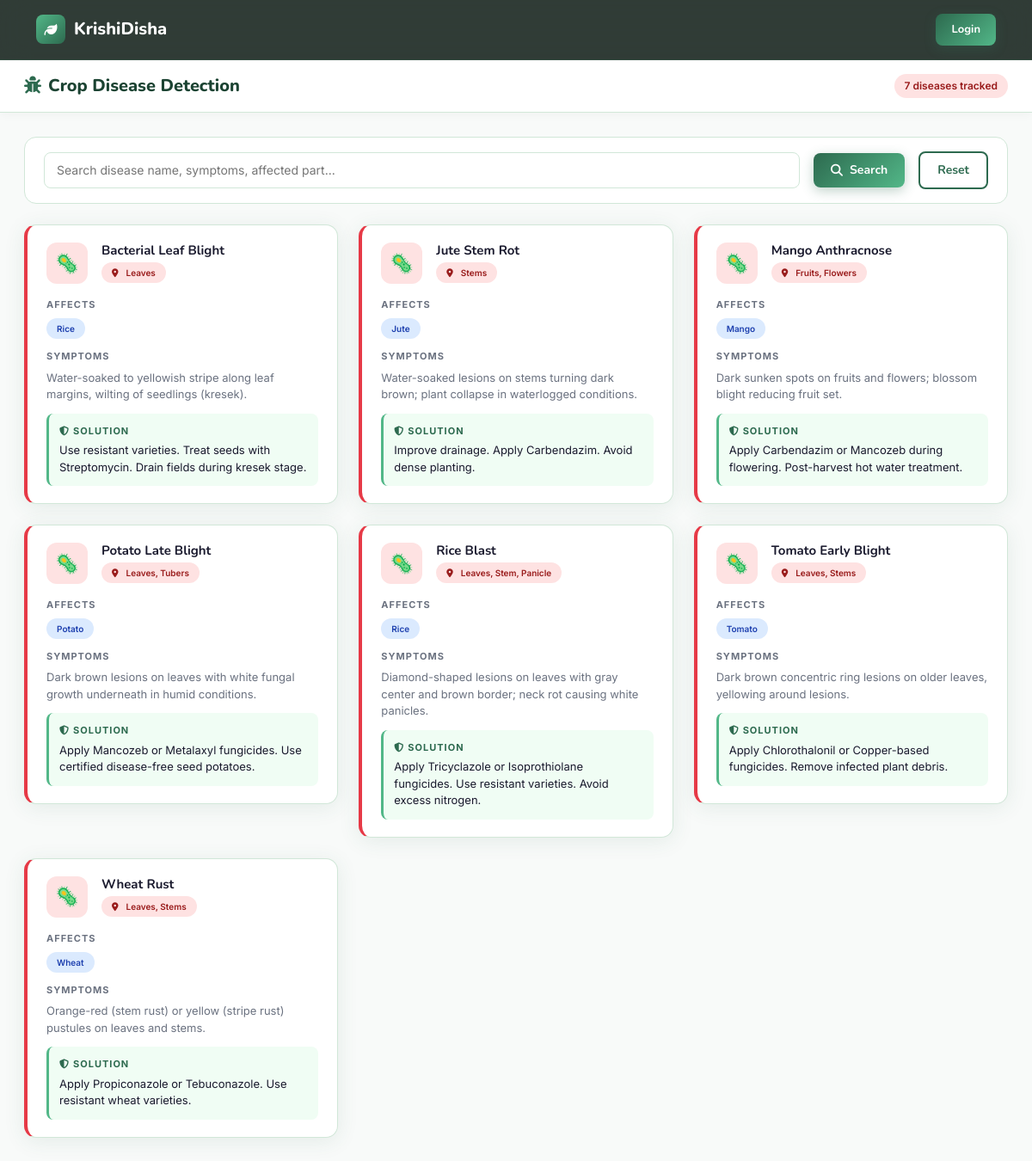
Page /modules/disease.php on the earlier database version.
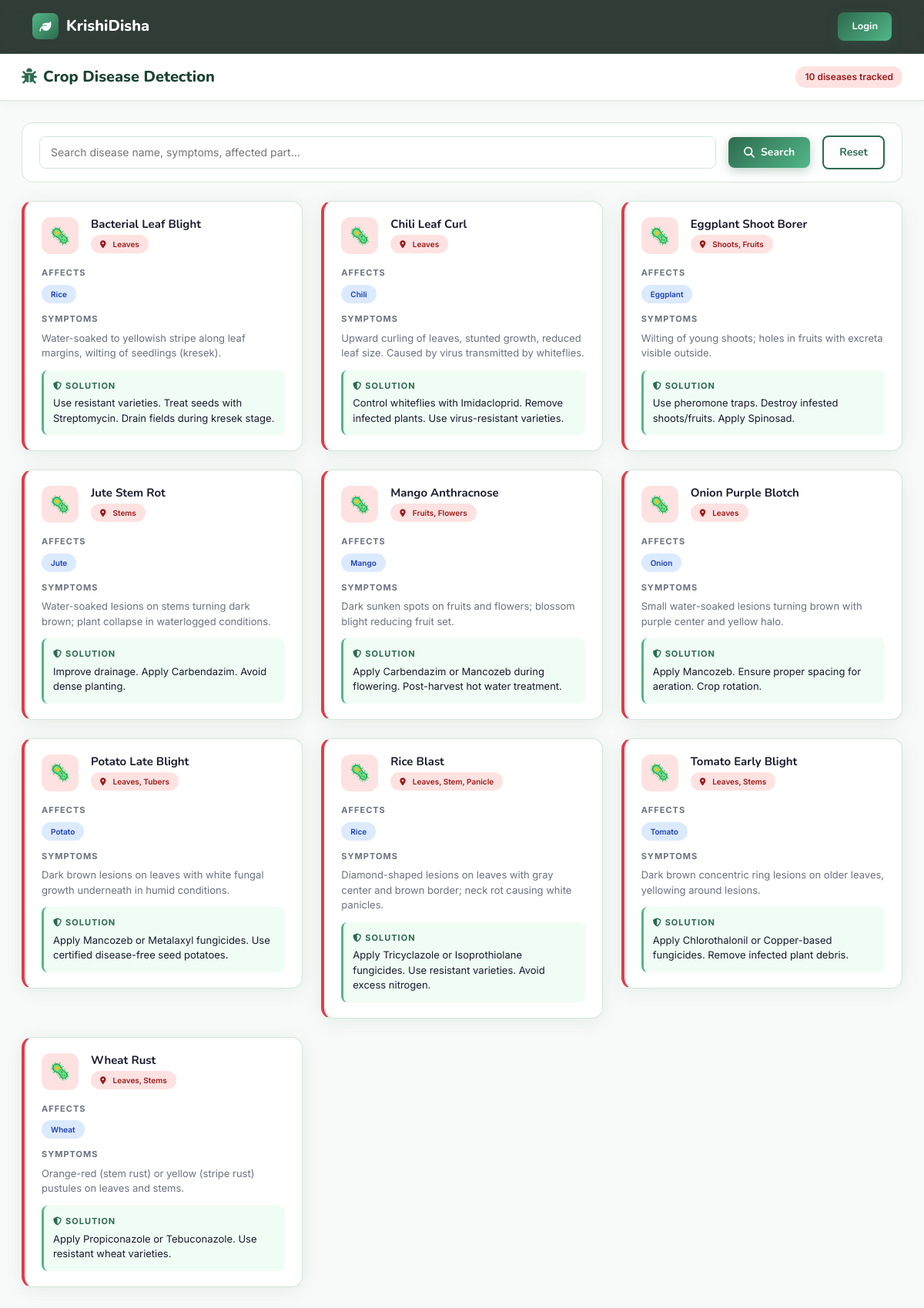
Same page on the later database version.
### tables this page shows
CREATE TABLE DISEASE (
    id INT AUTO_INCREMENT PRIMARY KEY,
    name VARCHAR(200) NOT NULL,
    image VARCHAR(255),
    symptoms TEXT,
    solution TEXT,
    affected_part VARCHAR(100)
);

### includes/auth_check.php (called while the page is built, shortened)
<?php
function isLoggedIn(): bool {
    return isset($_SESSION['user_id']);
}

### modules/disease.php (the view, shortened to what this page needs)
<?php
require_once __DIR__ . '/../includes/auth_check.php';
require_once __DIR__ . '/../config/db.php';
$search = trim($_GET['q'] ?? '');
$where  = $search ? "WHERE d.name LIKE ? OR d.symptoms LIKE ? OR d.affected_part LIKE ?" : "";
$params = $search ? ["%$search%","%$search%","%$search%"] : [];
$stmt = $pdo->prepare("
    SELECT d.*, GROUP_CONCAT(c.name SEPARATOR ', ') as affected_crops
    FROM DISEASE d
    LEFT JOIN CROP_DISEASE cd ON d.id=cd.disease_id
    LEFT JOIN CROP c ON cd.crop_id=c.id
    $where
    GROUP BY d.id
    ORDER BY d.name ASC
");
$stmt->execute($params);
$diseases = $stmt->fetchAll();
?>
<?php include __DIR__ . '/../includes/header.php'; ?>
<?php $isAuth = isLoggedIn(); ?>
<?php if ($isAuth): ?>
<div class="layout-wrapper">
<?php include __DIR__ . '/../includes/sidebar.php'; ?>
<div class="main-content">
<?php else: ?>
<nav class="kd-navbar"><div class="container"><div class="d-flex align-items-center justify-content-between"><a href="/KrishiDisha/index.php" class="navbar-brand" style="display:flex;align-items:center;gap:10px;font-family:'Nunito',sans-serif;font-size:20px;font-weight:800;color:#fff;"><div style="width:34px;height:34px;background:linear-gradient(135deg,#52b788,#2d6a4f);border-radius:8px;display:flex;align-items:center;justify-content:center;"><i class="fa-solid fa-leaf" style="color:#fff;font-size:15px;"></i></div>KrishiDisha</a><a href="/KrishiDisha/auth/login.php" class="btn-kd btn-kd-primary" style="padding:8px 18px;font-size:13px;">Login</a></div></div></nav>
<div style="padding-top:70px;">
<?php endif; ?>
<div class="topbar">
    <div class="d-flex align-items-center gap-3">
        <div class="topbar-title"><i class="fa-solid fa-bug me-2" style="color:var(--danger);"></i>Crop Disease Detection</div>
    </div>
    <div class="topbar-actions"><span class="badge-kd badge-danger"><?= count($diseases) ?> diseases tracked</span></div>
</div>
<div class="page-body">
    <form class="filter-bar" method="GET">
        <input type="text" name="q" placeholder="Search disease name, symptoms, affected part..." value="<?= htmlspecialchars($search) ?>" style="flex:2;">
        <button type="submit" class="btn-kd btn-kd-primary"><i class="fa-solid fa-search"></i> Search</button>
        <a href="disease.php" class="btn-kd btn-kd-outline">Reset</a>
    </form>
    <div class="row g-4">
        <?php foreach ($diseases as $d): ?>
        <div class="col-md-6 col-lg-4">
            <div class="card-kd" style="border-left:4px solid var(--danger);">
                <div class="card-body-kd">
                    <div class="d-flex align-items-start gap-3 mb-3">
                        <div style="width:48px;height:48px;background:#fee2e2;border-radius:12px;display:flex;align-items:center;justify-content:center;font-size:22px;flex-shrink:0;">🦠</div>
                        <div>
                            <h5 style="font-size:15px;margin-bottom:4px;"><?= htmlspecialchars($d['name']) ?></h5>
                            <span class="badge-kd badge-danger" style="font-size:10px;"><i class="fa-solid fa-location-dot me-1"></i><?= htmlspecialchars($d['affected_part'] ?? 'N/A') ?></span>
                        </div>
                    </div>
                    <?php if ($d['affected_crops']): ?>
                    <div style="margin-bottom:12px;">
                        <div style="font-size:11px;font-weight:700;text-transform:uppercase;letter-spacing:1px;color:var(--text-muted);margin-bottom:6px;">Affects</div>
                        <div style="display:flex;flex-wrap:wrap;gap:4px;">
                            <?php foreach (explode(', ', $d['affected_crops']) as $crop): ?>
                            <span class="badge-kd badge-info" style="font-size:10px;"><?= htmlspecialchars(trim($crop)) ?></span>
                            <?php endforeach; ?>
                        </div>
                    </div>
                    <?php endif; ?>
                    <div style="margin-bottom:12px;">
                        <div style="font-size:11px;font-weight:700;text-transform:uppercase;letter-spacing:1px;color:var(--text-muted);margin-bottom:6px;">Symptoms</div>
                        <p style="font-size:13px;color:var(--text-muted);line-height:1.5;margin:0;"><?= htmlspecialchars($d['symptoms'] ?? 'N/A') ?></p>
                    </div>
                    <div style="background:#f0fdf4;border-radius:8px;padding:12px;border-left:3px solid var(--primary-light);">
                        <div style="font-size:11px;font-weight:700;text-transform:uppercase;letter-spacing:1px;color:var(--primary);margin-bottom:4px;"><i class="fa-solid fa-shield-halved me-1"></i>Solution</div>
                        <p style="font-size:13px;color:var(--text);line-height:1.5;margin:0;"><?= htmlspecialchars($d['solution'] ?? 'N/A') ?></p>
                    </div>
                </div>
            </div>
        </div>
        <?php endforeach; ?>
    </div>
</div>
<?php if ($isAuth): ?></div></div><?php else: ?></div><?php endif; ?>
<?php include __DIR__ . '/../includes/footer.php'; ?>

### includes/header.php (shortened to what this page needs)
<!DOCTYPE html>
<html lang="en">
<head>
    <link rel="stylesheet" href="https://cdn.jsdelivr.net/npm/bootstrap@5.3.2/dist/css/bootstrap.min.css">
    <link rel="stylesheet" href="https://cdnjs.cloudflare.com/ajax/libs/font-awesome/6.5.0/css/all.min.css">
    <link rel="stylesheet" href="/KrishiDisha/assets/css/style.css">
</head>
<?php
$theme_style = "";
?>
<body <?= $theme_style ?>>

### includes/footer.php (shortened to what this page needs)
</body>
</html>

### assets/css/style.css (style rules this page uses)
:root { --primary: #2d6a4f; --primary-light: #52b788; --primary-dark: #1b4332; --accent: #74c69d; --accent2: #b7e4c7; --accent3: #d8f3dc; --gold: #f4a261; --gold-light: #ffd166; --danger: #e63946; --warning: #f4a261; --info: #4895ef; --dark: #0d1b14; --dark2: #162820; --dark3: #1e3a2f; --surface: #ffffff; --surface2: #f8faf9; --surface3: #eef6f1; --text: #1a1a2e; --text-muted: #6b7280; --border: #d1e7d8; --sidebar-w: 260px; --radius: 14px; --radius-sm: 8px; --shadow: 0 4px 24px rgba(45,106,79,0.10); --shadow-lg: 0 8px 40px rgba(45,106,79,0.18); --transition: 0.25s cubic-bezier(0.4,0,0.2,1); }
*, *::before, *::after { box-sizing: border-box; margin: 0; padding: 0; }
html { scroll-behavior: smooth; }
body { font-family: 'Inter', sans-serif; font-size: 15px; color: var(--text); background: var(--surface2); line-height: 1.6; }
h1,h2,h3,h4,h5,h6 { font-family: 'Nunito', sans-serif; font-weight: 700; }
a { text-decoration: none; color: inherit; }
.topbar { background: var(--surface); border-bottom: 1px solid var(--border); padding: 14px 28px; display: flex; align-items: center; justify-content: space-between; position: sticky; top: 0; z-index: 100; box-shadow: 0 2px 12px rgba(0,0,0,0.04); }
.topbar-title { font-family: 'Nunito', sans-serif; font-size: 20px; font-weight: 800; color: var(--primary-dark); }
.topbar-title i { color: var(--primary) !important; }
.topbar-actions { display: flex; align-items: center; gap: 12px; }
.page-body { padding: 28px; flex: 1; }
.card-kd { background: var(--surface); border: 1px solid var(--border); border-radius: var(--radius); box-shadow: var(--shadow); transition: transform var(--transition), box-shadow var(--transition); overflow: hidden; }
.card-kd .card-body-kd { padding: 20px 22px; }
.btn-kd { display: inline-flex; align-items: center; gap: 8px; padding: 9px 20px; border-radius: var(--radius-sm); font-family: 'Nunito', sans-serif; font-weight: 700; font-size: 14px; border: none; cursor: pointer; transition: all var(--transition); text-decoration: none; }
.btn-kd-primary { background: linear-gradient(135deg, var(--primary), var(--primary-light)); color: #fff; box-shadow: 0 4px 14px rgba(45,106,79,0.3); }
.btn-kd-outline { background: transparent; border: 2px solid var(--primary); color: var(--primary); }
.badge-kd { display: inline-flex; align-items: center; gap: 5px; padding: 4px 12px; border-radius: 20px; font-size: 12px; font-weight: 600; }
.badge-danger { background: #fee2e2; color: #991b1b; }
.badge-info { background: #dbeafe; color: #1e40af; }
.kd-navbar { position: fixed; top: 0; left: 0; right: 0; z-index: 999; padding: 16px 0; background: rgba(13,27,20,0.85); backdrop-filter: blur(16px); border-bottom: 1px solid rgba(82,183,136,0.15); transition: all var(--transition); }
.kd-navbar .navbar-brand { display: flex; align-items: center; gap: 10px; font-family: 'Nunito', sans-serif; font-size: 22px; font-weight: 800; color: #fff; }
.filter-bar { background: var(--surface); border: 1px solid var(--border); border-radius: var(--radius); padding: 16px 22px; margin-bottom: 24px; display: flex; gap: 16px; align-items: center; flex-wrap: wrap; }
.filter-bar input, .filter-bar select { flex: 1; min-width: 160px; padding: 9px 14px; border: 1.5px solid var(--border); border-radius: var(--radius-sm); font-size: 14px; outline: none; transition: border-color var(--transition); }

Differences in the rows shown:
added disease: name "Chili Leaf Curl", affected_part "Leaves", crop "Chili", symptoms "Upward curling of leaves, stunted growth, reduced leaf size. Caused by virus transmitted by whiteflies.", solution "Control whiteflies with Imidacloprid. Remove infected plants. Use virus-resistant varieties."
added disease: name "Eggplant Shoot Borer", affected_part "Shoots, Fruits", crop "Eggplant", symptoms "Wilting of young shoots; holes in fruits with excreta visible outside.", solution "Use pheromone traps. Destroy infested shoots/fruits. Apply Spinosad."
added disease: name "Onion Purple Blotch", affected_part "Leaves", crop "Onion", symptoms "Small water-soaked lesions turning brown with purple center and yellow halo.", solution "Apply Mancozeb. Ensure proper spacing for aeration. Crop rotation."
Other differences:
count($diseases): "7" → "10"
